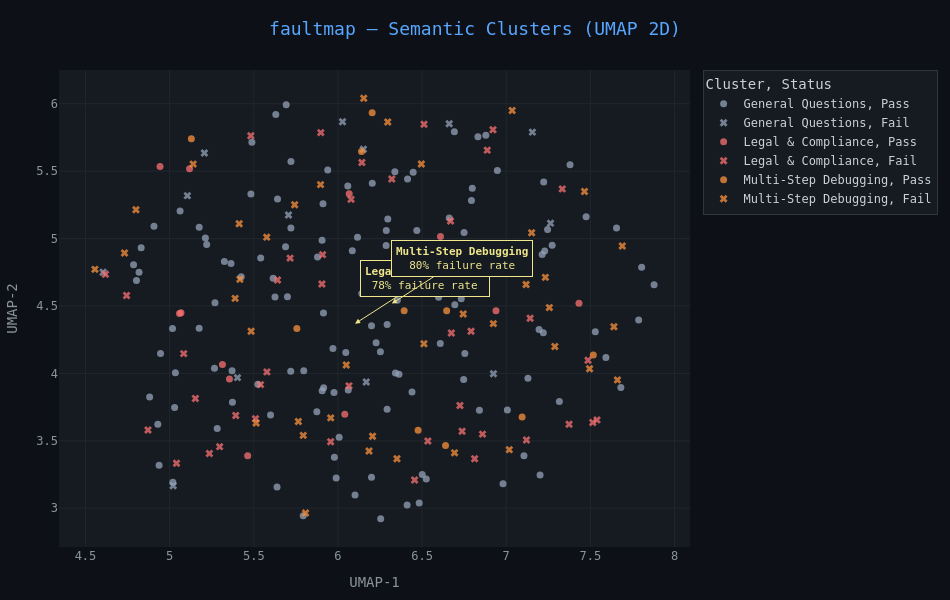

The code cell stored with this chart in its notebook:
### Markdown cell above
---

## Step 4 — 2D Annotated View

A flat 2D projection makes cluster boundaries easier to screenshot and annotate.
Points are coloured by **cluster membership**; failure-slice centroids are labelled
with their name and observed failure rate.

### Code cell
df['u'] = emb3d[:, 0]
df['v'] = emb3d[:, 1]

CLUSTER_COLOR = {
    'Legal & Compliance':  '#f87171',
    'Multi-Step Debugging': '#fb923c',
    'General Questions':   '#94a3b8',
}

fig2 = px.scatter(
    df, x='u', y='v',
    color='Cluster',
    symbol='Status',
    color_discrete_map=CLUSTER_COLOR,
    symbol_map={'Fail': 'x', 'Pass': 'circle'},
    hover_name='Prompt',
    hover_data={'Score': True, 'Status': True, 'u': False, 'v': False},
    opacity=0.75,
)
fig2.update_traces(marker_size=7)

# Annotate failure-slice centroids
for cluster in ['Legal & Compliance', 'Multi-Step Debugging']:
    mask = df['Cluster'] == cluster
    cx = df.loc[mask, 'u'].mean()
    cy = df.loc[mask, 'v'].mean()
    fail_rate = (df.loc[mask, 'Status'] == 'Fail').mean()
    fig2.add_annotation(
        x=cx, y=cy,
        text=f'<b>{cluster}</b><br>{fail_rate:.0%} failure rate',
        showarrow=True, arrowhead=2, arrowcolor='#f0e68c',
        bgcolor='#161b22', bordercolor='#f0e68c', borderpad=4,
        font=dict(size=11, color='#f0e68c'),
        ax=70, ay=-45,
    )

fig2.update_layout(
    template='plotly_dark',
    paper_bgcolor='#0d1117', plot_bgcolor='#161b22',
    font=dict(family='monospace', size=12, color='#c9d1d9'),
    title=dict(text='faultmap — Semantic Clusters (UMAP 2D)',
               font=dict(size=18, color='#58a6ff'), x=0.5),
    legend=dict(bgcolor='#161b22', bordercolor='#30363d', borderwidth=1),
    xaxis=dict(title='UMAP-1', gridcolor='#21262d', color='#8b949e'),
    yaxis=dict(title='UMAP-2', gridcolor='#21262d', color='#8b949e'),
    margin=dict(l=40, r=40, t=70, b=40),
    width=950, height=600,
)
fig2.show()

### Figure 1 — Plotly figure (JSON) as saved in the notebook; plotly's stock layout.template omitted (floating-point values rounded to 4 significant figures; data arrays with more than 128 entries replaced by an {"elided": "..."} marker saying what was removed)
{"data": [{"customdata": {"elided": "131x2 mixed values"}, "hovertemplate": "<b>%{hovertext}</b><br><br>Cluster=General Questions<br>Status=%{customdata[1]}<br>Score=%{customdata[0]}<extra></extra>", "hovertext": {"elided": "131 str values"}, "legendgroup": "General Questions, Pass", "marker": {"color": "#94a3b8", "opacity": 0.75, "size": 7, "symbol": "circle"}, "mode": "markers", "name": "General Questions, Pass", "orientation": "v", "showlegend": true, "type": "scatter", "x": {"elided": "131 float values"}, "xaxis": "x", "y": {"elided": "131 float values"}, "yaxis": "y"}, {"customdata": [[0.281, "Fail"], [0.354, "Fail"], [0.196, "Fail"], [0.209, "Fail"], [0.152, "Fail"], [0.277, "Fail"], [0.423, "Fail"], [0.133, "Fail"], [0.236, "Fail"], [0.303, "Fail"], [0.078, "Fail"], [0.335, "Fail"], [0.469, "Fail"], [0.416, "Fail"]], "hovertemplate": "<b>%{hovertext}</b><br><br>Cluster=General Questions<br>Status=%{customdata[1]}<br>Score=%{customdata[0]}<extra></extra>", "hovertext": ["Does faultmap support multilingual prompts and embeddings?", "How do I run faultmap without an OpenAI API key?", "How do I invite a teammate to my workspace?", "Where can I find the API documentation?", "How do I reset my password?", "Where can I find the API documentation?", "How do I reset my password?", "Can I use faultmap with Python 3.11?", "Can I export my data to CSV?", "Is there a free trial available?", "Can I use faultmap with Python 3.11?", "Is there a free trial available?", "How do I increase the max_concurrent_requests setting?", "What is the difference between HDBSCAN and agglomerative clustering?"], "legendgroup": "General Questions, Fail", "marker": {"color": "#94a3b8", "opacity": 0.75, "size": 7, "symbol": "x"}, "mode": "markers", "name": "General Questions, Fail", "orientation": "v", "showlegend": true, "type": "scatter", "x": [5.206, 6.027, 5.403, 7.263, 6.151, 4.605, 6.924, 5.021, 7.156, 5.105, 6.661, 5.706, 6.595, 6.168], "xaxis": "x", "y": [5.635, 5.867, 3.969, 5.115, 5.663, 4.75, 3.997, 3.167, 5.79, 5.319, 5.852, 5.175, 4.893, 3.936], "yaxis": "y"}, {"customdata": [[0.936, "Pass"], [0.634, "Pass"], [0.719, "Pass"], [0.549, "Pass"], [0.925, "Pass"], [0.597, "Pass"], [0.759, "Pass"], [0.712, "Pass"], [0.817, "Pass"], [0.861, "Pass"], [0.652, "Pass"], [0.742, "Pass"]], "hovertemplate": "<b>%{hovertext}</b><br><br>Cluster=Legal & Compliance<br>Status=%{customdata[1]}<br>Score=%{customdata[0]}<extra></extra>", "hovertext": ["Is our data processing agreement SOC 2 Type II compliant?", "Do we need a DPA with our EU-based customers?", "What are the GDPR requirements for data retention policies?", "Do we need a DPA with our EU-based customers?", "How do I handle right-to-erasure requests under GDPR?", "What are the breach notification timelines under CCPA?", "What records must we keep under GDPR Article 30 RoPA?", "Is our data processing agreement SOC 2 Type II compliant?", "Is our data processing agreement SOC 2 Type II compliant?", "What are the GDPR requirements for data retention policies?", "How do I conduct a GDPR Article 35 data protection impact assessment?", "What is the difference between a HIPAA covered entity and a business associate?"], "legendgroup": "Legal & Compliance, Pass", "marker": {"color": "#f87171", "opacity": 0.75, "size": 7, "symbol": "circle"}, "mode": "markers", "name": "Legal & Compliance, Pass", "orientation": "v", "showlegend": true, "type": "scatter", "x": [5.314, 5.059, 5.464, 6.609, 4.943, 5.067, 7.433, 6.041, 5.356, 6.939, 6.067, 5.118], "xaxis": "x", "y": [4.066, 4.445, 3.39, 5.016, 5.534, 4.45, 4.521, 3.697, 3.959, 4.465, 5.332, 5.519], "yaxis": "y"}, {"customdata": [[0.141, "Fail"], [0.459, "Fail"], [0.389, "Fail"], [0.444, "Fail"], [0.388, "Fail"], [0.281, "Fail"], [0.169, "Fail"], [0.197, "Fail"], [0.171, "Fail"], [0.257, "Fail"], [0.1, "Fail"], [0.134, "Fail"], [0.235, "Fail"], [0.163, "Fail"], [0.277, "Fail"], [0.061, "Fail"], [0.384, "Fail"], [0.231, "Fail"], [0.186, "Fail"], [0.223, "Fail"], [0.053, "Fail"], [0.458, "Fail"], [0.232, "Fail"], [0.472, "Fail"], [0.322, "Fail"], [0.374, "Fail"], [0.445, "Fail"], [0.417, "Fail"], [0.464, "Fail"], [0.085, "Fail"], [0.156, "Fail"], [0.077, "Fail"], [0.062, "Fail"], [0.402, "Fail"], [0.162, "Fail"], [0.127, "Fail"], [0.395, "Fail"], [0.362, "Fail"], [0.053, "Fail"], [0.467, "Fail"], [0.36, "Fail"], [0.245, "Fail"], [0.325, "Fail"]], "hovertemplate": "<b>%{hovertext}</b><br><br>Cluster=Legal & Compliance<br>Status=%{customdata[1]}<br>Score=%{customdata[0]}<extra></extra>", "hovertext": ["What is the difference between a HIPAA covered entity and a business associate?", "What are the GDPR requirements for data retention policies?", "Do we need a DPA with our EU-based customers?", "What is the difference between a HIPAA covered entity and a business associate?", "How do I comply with HIPAA when storing patient data in the cloud?", "What is the difference between a HIPAA covered entity and a business associate?", "How do I comply with HIPAA when storing patient data in the cloud?", "How do I handle right-to-erasure requests under GDPR?", "What records must we keep under GDPR Article 30 RoPA?", "Which EU member states have stricter national derogations than the base GDPR?", "Is our data processing agreement SOC 2 Type II compliant?", "What is the difference between a HIPAA covered entity and a business associate?", "What penalties apply for CCPA violations in California?", "When does PCI-DSS scope apply to tokenized payment flows?", "Do we need a DPA with our EU-based customers?", "How do I comply with HIPAA when storing patient data in the cloud?", "How do I handle right-to-erasure requests under GDPR?", "Which EU member states have stricter national derogations than the base GDPR?", "How do I conduct a GDPR Article 35 data protection impact assessment?", "How do I conduct a GDPR Article 35 data protection impact assessment?", "Do we need a DPA with our EU-based customers?", "How do I comply with HIPAA when storing patient data in the cloud?", "What penalties apply for CCPA violations in California?", "Which EU member states have stricter national derogations than the base GDPR?", "What are the GDPR requirements for data retention policies?", "Which EU member states have stricter national derogations than the base GDPR?", "What penalties apply for CCPA violations in California?", "How do I conduct a GDPR Article 35 data protection impact assessment?", "What records must we keep under GDPR Article 30 RoPA?", "Is our data processing agreement SOC 2 Type II compliant?", "How do I handle right-to-erasure requests under GDPR?", "What are the breach notification timelines under CCPA?", "How do I handle right-to-erasure requests under GDPR?", "What are the GDPR requirements for data retention policies?", "When does PCI-DSS scope apply to tokenized payment flows?", "When does PCI-DSS scope apply to tokenized payment flows?", "What penalties apply for CCPA violations in California?", "How do I comply with HIPAA when storing patient data in the cloud?", "What records must we keep under GDPR Article 30 RoPA?", "What penalties apply for CCPA violations in California?", "What are the breach notification timelines under CCPA?", "What are the breach notification timelines under CCPA?", "When does PCI-DSS scope apply to tokenized payment flows?"], "legendgroup": "Legal & Compliance, Fail", "marker": {"color": "#f87171", "opacity": 0.75, "size": 7, "symbol": "x"}, "mode": "markers", "name": "Legal & Compliance, Fail", "orientation": "v", "showlegend": true, "type": "scatter", "x": [5.297, 6.791, 6.859, 6.066, 5.236, 5.716, 6.078, 6.887, 6.725, 6.456, 7.333, 7.514, 5.084, 7.486, 7.54, 6.32, 6.143, 5.482, 5.641, 5.909, 6.921, 4.744, 5.957, 6.674, 7.121, 5.041, 6.812, 7.374, 5.905, 5.54, 4.619, 6.738, 4.871, 5.153, 5.578, 6.512, 5.51, 7.142, 5.898, 5.393, 6.535, 6.669, 6.931], "xaxis": "x", "y": [3.457, 4.313, 3.55, 3.908, 3.406, 4.855, 5.291, 5.656, 3.762, 3.21, 5.369, 3.636, 4.147, 4.098, 3.655, 5.442, 5.565, 5.763, 4.693, 4.881, 5.808, 4.578, 3.492, 4.3, 3.506, 3.334, 3.367, 3.623, 4.664, 3.917, 4.735, 3.571, 3.58, 3.813, 4.011, 5.848, 3.664, 4.409, 5.786, 3.687, 3.499, 5.131, 4.929], "yaxis": "y"}, {"customdata": [[0.808, "Pass"], [0.726, "Pass"], [0.627, "Pass"], [0.73, "Pass"], [0.913, "Pass"], [0.885, "Pass"], [0.841, "Pass"], [0.889, "Pass"], [0.563, "Pass"], [0.754, "Pass"]], "hovertemplate": "<b>%{hovertext}</b><br><br>Cluster=Multi-Step Debugging<br>Status=%{customdata[1]}<br>Score=%{customdata[0]}<extra></extra>", "hovertext": ["The SSL certificate chain is incomplete — how do I fix it in Nginx config?", "Why does my async Python function sometimes hang indefinitely with no error?", "Why does my PyTorch model output NaN loss after the third training epoch?", "My CI pipeline passes locally but always fails in GitHub Actions on pytest.", "Why does my PyTorch model output NaN loss after the third training epoch?", "gRPC service throws DeadlineExceeded under load despite a 30 s timeout.", "The SSL certificate chain is incomplete — how do I fix it in Nginx config?", "How do I trace a memory leak in a long-running Python FastAPI service?", "CUDA out-of-memory error appears even though my GPU shows 20 GB free.", "My CI pipeline passes locally but always fails in GitHub Actions on pytest."], "legendgroup": "Multi-Step Debugging, Pass", "marker": {"color": "#fb923c", "opacity": 0.75, "size": 7, "symbol": "circle"}, "mode": "markers", "name": "Multi-Step Debugging, Pass", "orientation": "v", "showlegend": true, "type": "scatter", "x": [6.646, 6.394, 7.095, 5.756, 7.517, 6.64, 6.14, 6.203, 6.476, 5.129], "xaxis": "x", "y": [4.465, 4.464, 3.676, 4.333, 4.137, 3.465, 5.647, 5.934, 3.579, 5.741], "yaxis": "y"}, {"customdata": [[0.43, "Fail"], [0.225, "Fail"], [0.053, "Fail"], [0.268, "Fail"], [0.134, "Fail"], [0.27, "Fail"], [0.379, "Fail"], [0.297, "Fail"], [0.348, "Fail"], [0.115, "Fail"], [0.415, "Fail"], [0.406, "Fail"], [0.178, "Fail"], [0.317, "Fail"], [0.207, "Fail"], [0.289, "Fail"], [0.246, "Fail"], [0.453, "Fail"], [0.075, "Fail"], [0.408, "Fail"], [0.131, "Fail"], [0.469, "Fail"], [0.244, "Fail"], [0.178, "Fail"], [0.363, "Fail"], [0.067, "Fail"], [0.128, "Fail"], [0.447, "Fail"], [0.322, "Fail"], [0.098, "Fail"], [0.071, "Fail"], [0.338, "Fail"], [0.074, "Fail"], [0.305, "Fail"], [0.14, "Fail"], [0.196, "Fail"], [0.095, "Fail"], [0.143, "Fail"], [0.333, "Fail"], [0.177, "Fail"]], "hovertemplate": "<b>%{hovertext}</b><br><br>Cluster=Multi-Step Debugging<br>Status=%{customdata[1]}<br>Score=%{customdata[0]}<extra></extra>", "hovertext": ["My Docker container exits immediately with code 137 — what is wrong?", "How do I trace a memory leak in a long-running Python FastAPI service?", "My Kubernetes pod keeps crashing in CrashLoopBackOff. How do I debug this?", "CUDA out-of-memory error appears even though my GPU shows 20 GB free.", "How do I trace a memory leak in a long-running Python FastAPI service?", "Celery tasks are not being picked up by the worker even though broker runs.", "Postgres is running but psql says connection refused on port 5432.", "My Kubernetes pod keeps crashing in CrashLoopBackOff. How do I debug this?", "CUDA out-of-memory error appears even though my GPU shows 20 GB free.", "How do I trace a memory leak in a long-running Python FastAPI service?", "Postgres is running but psql says connection refused on port 5432.", "Why does my async Python function sometimes hang indefinitely with no error?", "My React app builds fine but shows a blank white page in production.", "Celery tasks are not being picked up by the worker even though broker runs.", "gRPC service throws DeadlineExceeded under load despite a 30 s timeout.", "My Docker container exits immediately with code 137 — what is wrong?", "CUDA out-of-memory error appears even though my GPU shows 20 GB free.", "gRPC service throws DeadlineExceeded under load despite a 30 s timeout.", "The SSL certificate chain is incomplete — how do I fix it in Nginx config?", "The SSL certificate chain is incomplete — how do I fix it in Nginx config?", "My CI pipeline passes locally but always fails in GitHub Actions on pytest.", "My Docker container exits immediately with code 137 — what is wrong?", "My CI pipeline passes locally but always fails in GitHub Actions on pytest.", "My Kubernetes pod keeps crashing in CrashLoopBackOff. How do I debug this?", "Why does my PyTorch model output NaN loss after the third training epoch?", "My Kubernetes pod keeps crashing in CrashLoopBackOff. How do I debug this?", "My React app builds fine but shows a blank white page in production.", "My Kubernetes pod keeps crashing in CrashLoopBackOff. How do I debug this?", "Why does my async Python function sometimes hang indefinitely with no error?", "Why does my async Python function sometimes hang indefinitely with no error?", "Celery tasks are not being picked up by the worker even though broker runs.", "My React app builds fine but shows a blank white page in production.", "My Docker container exits immediately with code 137 — what is wrong?", "My React app builds fine but shows a blank white page in production.", "CUDA out-of-memory error appears even though my GPU shows 20 GB free.", "Celery tasks are not being picked up by the worker even though broker runs.", "Why does my PyTorch model output NaN loss after the third training epoch?", "gRPC service throws DeadlineExceeded under load despite a 30 s timeout.", "Postgres is running but psql says connection refused on port 5432.", "Postgres is running but psql says connection refused on port 5432."], "legendgroup": "Multi-Step Debugging, Fail", "marker": {"color": "#fb923c", "opacity": 0.75, "size": 7, "symbol": "x"}, "mode": "markers", "name": "Multi-Step Debugging, Fail", "orientation": "v", "showlegend": true, "type": "scatter", "x": [7.69, 7.64, 7.018, 5.577, 7.151, 5.514, 6.511, 7.465, 5.484, 6.185, 5.765, 5.808, 6.744, 7.495, 7.118, 5.389, 6.496, 5.794, 5.413, 6.693, 5.957, 6.153, 4.556, 7.256, 5.417, 6.049, 4.8, 7.233, 4.732, 5.743, 6.296, 6.206, 6.924, 7.035, 7.661, 5.897, 7.289, 6.382, 5.14, 6.351], "xaxis": "x", "y": [4.945, 4.346, 3.434, 5.011, 5.043, 3.632, 4.22, 5.35, 4.313, 3.424, 3.643, 2.965, 4.441, 4.034, 4.659, 4.557, 5.554, 3.54, 5.11, 3.411, 3.67, 6.041, 4.772, 4.488, 4.699, 4.062, 5.214, 4.713, 4.893, 5.252, 5.865, 3.534, 4.369, 5.95, 3.952, 5.4, 4.2, 4.821, 5.553, 3.367], "yaxis": "y"}], "layout": {"annotations": [{"arrowcolor": "#f0e68c", "arrowhead": 2, "ax": 70, "ay": -45, "bgcolor": "#161b22", "bordercolor": "#f0e68c", "borderpad": 4, "font": {"color": "#f0e68c", "size": 11}, "showarrow": true, "text": "<b>Legal & Compliance</b><br>78% failure rate", "x": 6.102, "y": 4.369}, {"arrowcolor": "#f0e68c", "arrowhead": 2, "ax": 70, "ay": -45, "bgcolor": "#161b22", "bordercolor": "#f0e68c", "borderpad": 4, "font": {"color": "#f0e68c", "size": 11}, "showarrow": true, "text": "<b>Multi-Step Debugging</b><br>80% failure rate", "x": 6.32, "y": 4.518}], "font": {"color": "#c9d1d9", "family": "monospace", "size": 12}, "height": 600, "legend": {"bgcolor": "#161b22", "bordercolor": "#30363d", "borderwidth": 1, "title": {"text": "Cluster, Status"}, "tracegroupgap": 0}, "margin": {"b": 40, "l": 40, "r": 40, "t": 70}, "paper_bgcolor": "#0d1117", "plot_bgcolor": "#161b22", "title": {"font": {"color": "#58a6ff", "size": 18}, "text": "faultmap — Semantic Clusters (UMAP 2D)", "x": 0.5}, "width": 950, "xaxis": {"anchor": "y", "color": "#8b949e", "domain": [0, 1], "gridcolor": "#21262d", "title": {"text": "UMAP-1"}}, "yaxis": {"anchor": "x", "color": "#8b949e", "domain": [0, 1], "gridcolor": "#21262d", "title": {"text": "UMAP-2"}}}}
